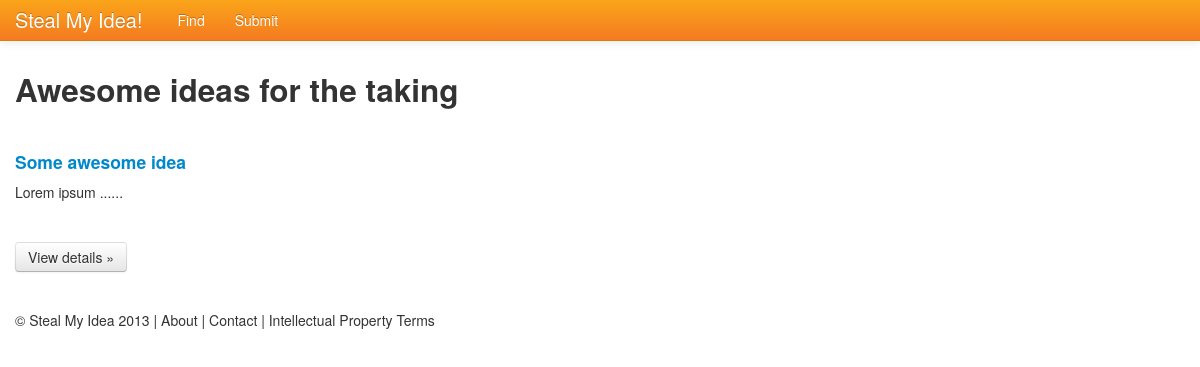
/ideas-to-steal/ideas/, run on an earlier commit of the app's database.
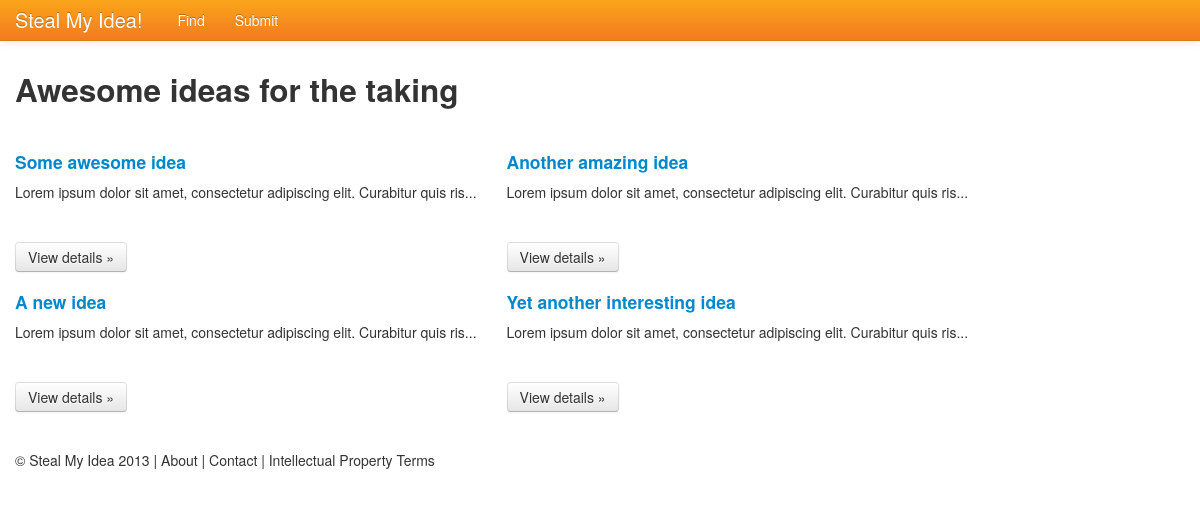
And on a later commit of the database.
### ideas/models.py (models this page shows, shortened)
class Idea(models.Model):
    HELP = 'Help! Work with me to make this idea a reality'
    EXECUTION = 'Someone, anyone to make take this idea and make it a reality'
    MONEY = 'Money to take this idea and turn it into a reality'
    AUTHOR_WANTS_OPTIONS = (
        (HELP,      'Help! Work with me to make this idea a reality'),
        (EXECUTION, 'Someone, anyone to make take this idea and make it a reality'),
        (MONEY,     'Money to take this idea and turn it into a reality'),
    )
    title = models.CharField(max_length=200)
    date_published = models.DateTimeField(auto_now_add=True)
    description = models.TextField()
    author_wants = models.CharField(max_length=100, choices=AUTHOR_WANTS_OPTIONS, default=EXECUTION)
    votes = models.IntegerField(default=0)

### ideas/views.py (the view)
class IndexView(generic.ListView):
    template_name = 'ideas/index.html'
    context_object_name = 'latest_idea_list'
    def get_queryset(self):
        return Idea.objects.order_by('-votes')[:20]

### ideas/templates/ideas/index.html
{% include 'ideas/header.html' %}
{% if latest_idea_list %}
  <h2>Awesome ideas for the taking</h2>
  <div class="row">
    {% for idea in latest_idea_list %}
    <div class="span">
      <h4><a href="{% url 'ideas:single' idea.id %}">{{ idea.title }}</a></h4>
      <p>{{ idea.description|slice:':75' }}...</p>
      <p><a class="btn" href="{% url 'ideas:single' idea.id %}">View details &raquo;</a></p>
    </div>
    {% endfor %}
  </div>
{% else %}
    <p>There are no ideas to steal right now :( </p>
{% endif %}
{% include 'ideas/footer.html' %}

What changed in the data, as far as the page shows it:
changed Idea "Some awesome idea": description "Lorem ipsum ..." → "Lorem ipsum dolor sit amet, consectetur adipiscing elit. Curabitur quis ris"
added Idea: title "Another amazing idea", description "Lorem ipsum dolor sit amet, consectetur adipiscing elit. Curabitur quis ris"
added Idea: title "A new idea", description "Lorem ipsum dolor sit amet, consectetur adipiscing elit. Curabitur quis ris"
added Idea: title "Yet another interesting idea", description "Lorem ipsum dolor sit amet, consectetur adipiscing elit. Curabitur quis ris"
